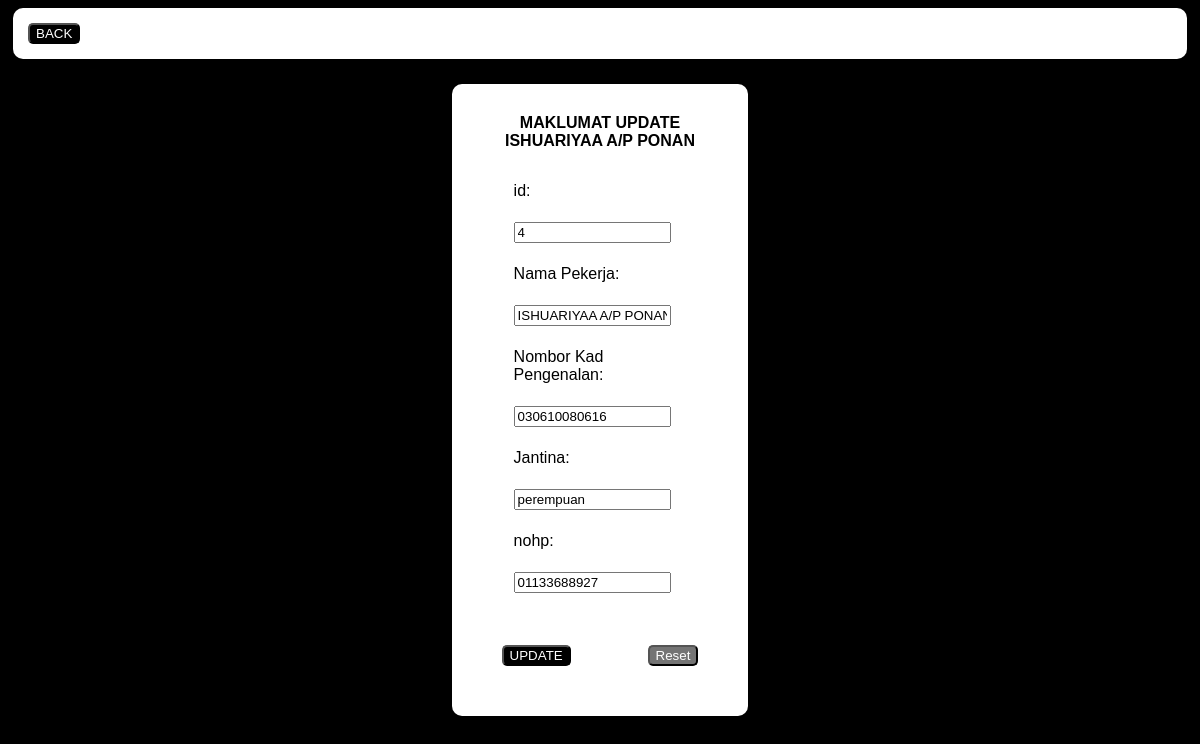
Page /update_pekerja.php?nokp=030610080616 on the committed database.
### tables this page shows
CREATE TABLE `senaraipekerja` (
  `id` int(3) NOT NULL,
  `namapekerja` varchar(50) NOT NULL,
  `nokp` varchar(12) NOT NULL,
  `jantina` varchar(50) NOT NULL,
  `nohp` varchar(50) NOT NULL
);

### update_pekerja.php (the view, shortened to what this page needs)
<?php
include('db_conn.php');
$nokp = $_GET['nokp'];
$sql = "SELECT * FROM senaraipekerja WHERE nokp = '$nokp' ";
$result = mysqli_query($conn, $sql);
while ($pekerja = mysqli_fetch_array($result)) {
    $id = $pekerja['id'];
    $namapekerja = $pekerja['namapekerja'];
    $nokp = $pekerja['nokp'];
    $jantina = $pekerja['jantina'];
    $nohp = $pekerja['nohp'];
}
?>
<!DOCTYPE html>
<html lang="en">
<head>
    <link rel="stylesheet" href="styling/style4.css">
</head>
<body>
<div class="nav">
        <button><a href="home.php">BACK</a></button>
    </div>
    <center>
        <div class="updateform">
            <caption><b> MAKLUMAT UPDATE <?php echo $namapekerja;?> </b></caption>
        <form action="update_pekerja.php" method="post">
            <table>
                <tr>
                <td>id:</td>
                </tr>
                <tr>
                    <td>
                        <input type="text" name="id" value='<?php echo $id;?>'>
                    </td>
                </tr>
                <tr>
                    <td>Nama Pekerja:</td>
                </tr>
                <tr>
                    <td><input type="text" name="namapekerja" value="<?php echo $namapekerja;?>"></td>
                </tr>
                <tr>
                    <td>Nombor Kad Pengenalan:</td>
                </tr>
                <tr>
                    <td><input class="readonly" readonly type="text" name="nokp" value="<?php echo $nokp;?>"></td>
                </tr>
                <tr>
                <td>Jantina:</td>
                </tr>
                <tr>
                    <td>
                        <input class="readonly" readonly type="text" name="jantina" value='<?php echo $jantina;?>'>
                    </td>
                </tr>
                <tr>
                <td>nohp:</td>
                </tr>
                <tr>
                    <td>
                        <input type="text" name="nohp" value='<?php echo $nohp;?>'>
                    </td>
                </tr>
</table>
            <div class="buttonnav">
            <button class="add" type="submit">UPDATE</button>
            <input class="clear" type="reset">
            </div>
        </form>
        </div>
    </center>
</body>
</html>

### styling/style4.css (style rules this page uses)
* { font-family: 'Gill Sans', 'Gill Sans MT', Calibri, 'Trebuchet MS', sans-serif; }
body { background-color: black; }
.nav { background-color: white; padding: 15px; border-radius: 10px; margin: 5px; margin-bottom: 25px; }
.nav button { border-radius: 5px; background-color: black; }
.nav button a { text-decoration: none; color: white; }
.updateform { background-color: white; width: 20%; border-radius: 10px; padding: 30px; }
table { margin: 20px; }
tr { padding: 20px; }
td { padding: 10px; }
.buttonnav { padding: 20px; justify-content: space-between; display: flex; }
.add { background-color: black; color: white; border-radius: 5px; }
.clear { background-color: rgb(116, 116, 116); color: white; border-radius: 5px; }

### rows in the picture
senaraipekerja: namapekerja "ISHUARIYAA A/P PONAN", id "4", nokp "030610080616", jantina "perempuan", nohp "01133688927"
